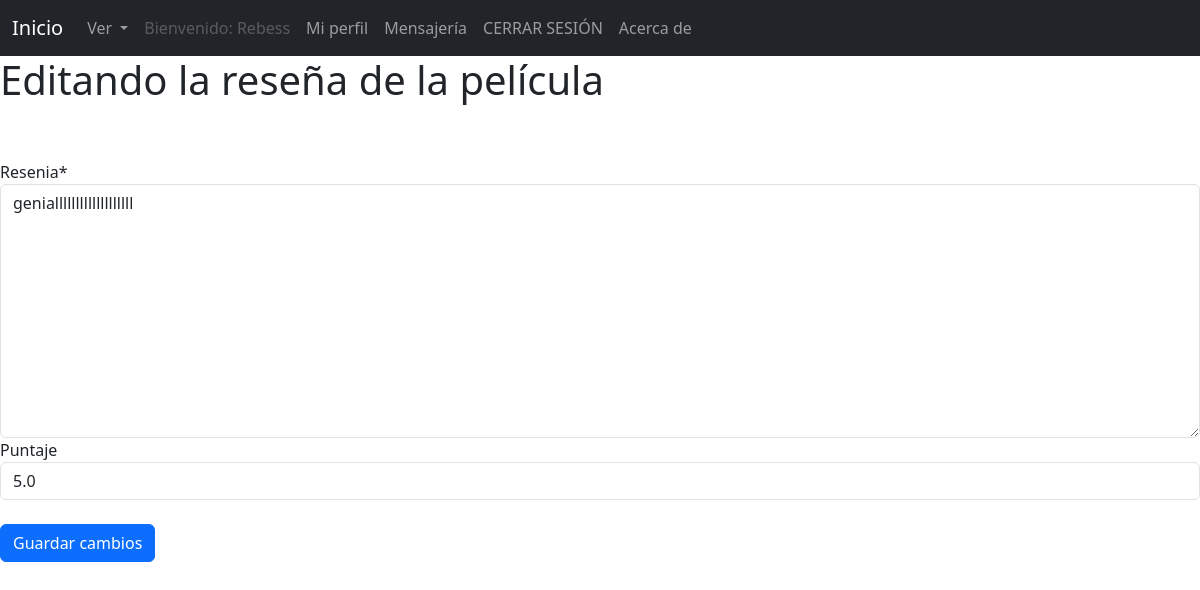
The page /AppCoder/editarReview/4/ (signed in) on the database as committed earlier.
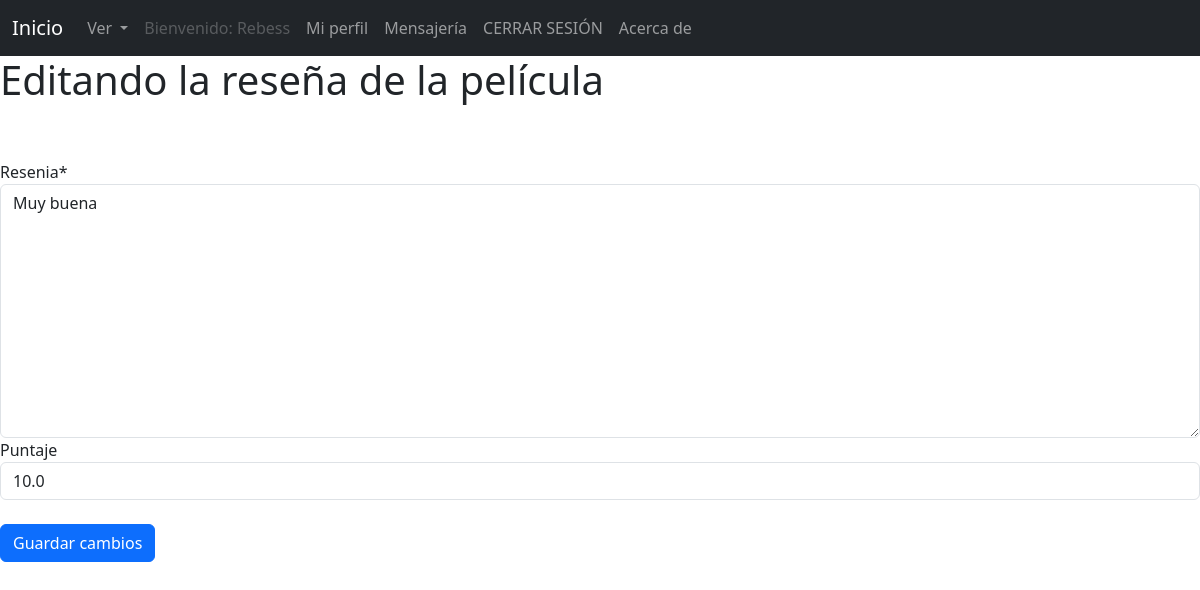
The same page on the database as committed later.
### AppCoder/models.py (models this page shows, shortened)
class review(models.Model):
    pelicula = models.ForeignKey(pelicula, on_delete=models.CASCADE, related_name="reviews")
    usuario = models.ForeignKey(User, on_delete=models.CASCADE, related_name="reviews")
    resenia = models.TextField()
    puntaje = models.FloatField(default=0, null=True, blank=True)

### AppCoder/views.py (the view)
# urls.py: path("editarReview/<id>/", editarReview, name="editarReview"),
@login_required
def editarReview(request, id):
    reviewcita = review.objects.get(id=id)
    if request.method == 'POST':
        form = ReviewForm(request.POST, instance=reviewcita)
        if form.is_valid():
            if reviewcita.puntaje > 10 or reviewcita.puntaje < 0:
                return render(request, 'AppCoder/editarReview.html', {'form': form, 'error': 'El puntaje debe estar entre 0 y 10'})
            form.save()
            return redirect('detallePeli', id=reviewcita.pelicula.id)
    else:
        form = ReviewForm(instance=reviewcita)
    return render(request, 'AppCoder/editarReview.html', {'form': form})

### AppCoder/forms.py
class ReviewForm(forms.ModelForm):
    class Meta:
        model = review
        fields = ["resenia", "puntaje"]

### AppCoder/templates/AppCoder/editarReview.html (shortened to what this page needs)
{% extends "AppCoder/padre.html" %}
{% load static %}
{% load crispy_forms_tags %}
{% block contenido %}
    <h1 class="font-weight-light">Editando la reseña de la película {{ peli.nombre }}</h1>
<br>
<form action = "" method="POST" enctype="multipart/form-data">
    <table>
        {{ form | crispy }}
    </table>
<br>
    <input type="submit" value="Guardar cambios" class="btn btn-primary">
</form>
{% endblock %}

Rows that differ between the two databases and show on the page:
changed review: resenia "genialllllllllllllllllll" → "Muy buena"; puntaje "5.0" → "10.0"
